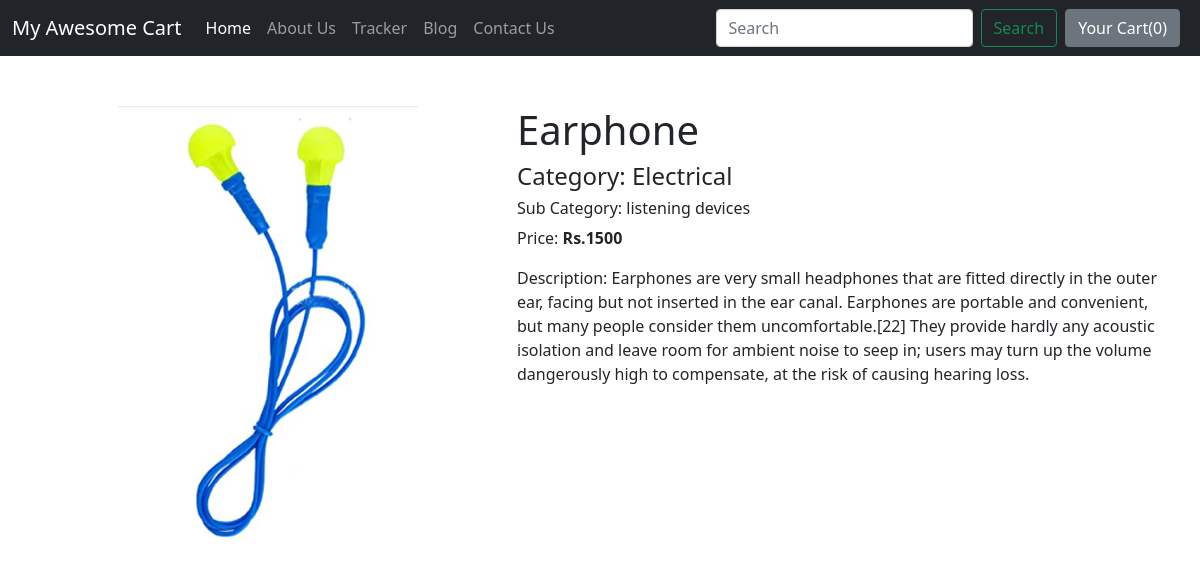
Page /shop/productview/6 on the committed database.
### shop/models.py (models this page shows, shortened)
class Product(models.Model):
    product_id = models.AutoField(primary_key=True)
    product_name = models.CharField(max_length=50)
    desc = models.CharField(max_length=500)
    pub_date = models.DateField()
    category = models.CharField(max_length=50, default="")
    subcategory = models.CharField(max_length=50, default="")
    price = models.IntegerField(default=0)
    image = models.ImageField(upload_to="shop/images", default="")

### shop/views.py (the view)
# urls.py: path("productview/<int:myid>", views.productView, name="ProductView"),
def productView(request, myid):
    product = Product.objects.filter(product_id=myid)[0]
    params = {"product": product}
    return render(request, "shop/productView.html", params)

### shop/templates/shop/productView.html (shortened to what this page needs)
{% extends 'shop/basic.html' %}
{% block body %}
<div class="container">
     <div class="row">
          <div class="col-md-5">
               <div class="product-image-container">
                    <img src="/media/{{product.image}}" alt="Product id:{{product.product_id}} Image">
               </div>
          </div>
          <div class="col-md-7">
               <div class="product-content">
                    <h1>{{product.product_name}}</h1>
                    <h4>Category: {{product.category}}</h4>
                    <h6>Sub Category: {{product.subcategory}}</h6>
                    <p>Price:<b> Rs.{{product.price}}</b></p>
                    <p>Description: {{product.desc}}</p>
               </div>
          </div>
     </div>
</div>
{% endblock %}

### shop/templates/shop/productView.html (style rules this page uses)
.product-image-container, .product-content { margin-top: 50px; }
.product-image-container { text-align: center; }
.product-image-container img { width: 300px; height: auto; }

### rows in the picture
Product: image (picture), product_name "Earphone", category "Electrical", subcategory "listening devices", price "1500", desc "Earphones are very small headphones that are fitted directly in the outer ear, facing but not inserted in the ear canal. Earphones are portable and convenient, but many people consider them uncomfortable.[22] They provide hardly any acoustic isolation and leave room for ambient noise to seep in; users may turn up the volume dangerously high to compensate, at the risk of causing hearing loss."
